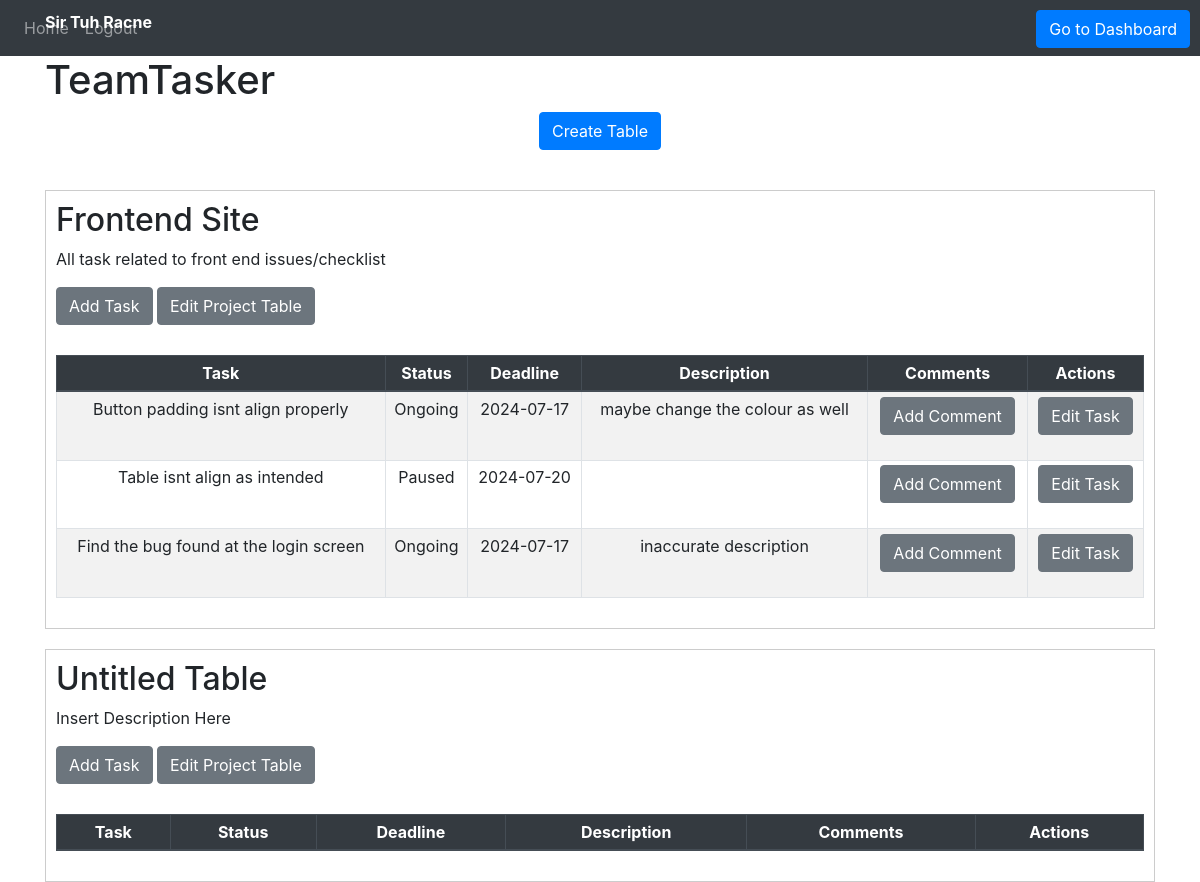
The app's page /taskmanagement?project_id=6 (signed in) with its own data.
### Website/models.py (models this page shows)
class User(db.Model, UserMixin):
    id = db.Column(db.Integer, primary_key=True)
    email = db.Column(db.String(150), unique=True)
    password = db.Column(db.String(150))
    first_name = db.Column(db.String(150))
    notes = db.relationship('Note', foreign_keys='Note.user_id')
    tasks = db.relationship('Task', foreign_keys='Task.user_id')
    comments = db.relationship('Comment', foreign_keys='Comment.user_id')
    project_tables = db.relationship('Projecttable', foreign_keys='Projecttable.user_id')
    project = db.relationship('Project',foreign_keys='Project.user_id')
    shared_project = db.relationship('SharedProject',foreign_keys='SharedProject.shared_user_id')

class Project(db.Model):
    id = db.Column(db.Integer, primary_key=True)
    name = db.Column(db.String(10000))
    description = db.Column(db.String(10000))
    user_id = db.Column(db.Integer, db.ForeignKey('user.id'))
    projecttable = db.relationship('Projecttable', backref='project', foreign_keys='Projecttable.project_id')
    shared_project_id = db.relationship('SharedProject', foreign_keys='SharedProject.project_id')
    shared_project_name = db.relationship('SharedProject', foreign_keys='SharedProject.project_name')

class Projecttable(db.Model):
    id = db.Column(db.Integer, primary_key=True)
    name = db.Column(db.String(10000))
    description = db.Column(db.String(10000))
    user_id = db.Column(db.Integer, db.ForeignKey('user.id'))
    project_id = db.Column(db.Integer, db.ForeignKey('project.id'))
    tasks = db.relationship('Task', backref='projecttable', foreign_keys='Task.projecttable_id')

class Task(db.Model):
    id = db.Column(db.Integer, primary_key=True)
    task_name = db.Column(db.String(10000))
    task_status = db.Column(db.String(10000))
    deadline = db.Column(db.String(10000))
    description = db.Column(db.String(10000))
    user_id = db.Column(db.Integer, db.ForeignKey('user.id'))
    comment_id = db.Column(db.Integer, db.ForeignKey('comment.id'))
    projecttable_id = db.Column(db.Integer, db.ForeignKey('projecttable.id'))
    comment = db.relationship('Comment', backref='Task', foreign_keys='Comment.tasks_id')

### Website/views.py (the view, shortened to what this page needs)
@views.route('/taskmanagement', methods=['GET', 'POST'])
@login_required
def home():
    project_id = request.args.get('project_id')
    if project_id:
        project_id = int(project_id)
    projects = Project.query.filter_by(id=project_id).first()
    projecttables = Projecttable.query.filter_by(project_id=project_id).all()
    shared_projects = SharedProject.query.filter_by(project_id=project_id).all()
    shared_user_ids = [shared_project.shared_user_id for shared_project in shared_projects]
    shared_users = User.query.filter(User.id.in_(shared_user_ids)).all()
    project_tables = Projecttable.query.filter_by(project_id=project_id).all()
    projecttable_id = [projecttable.id for projecttable in project_tables]
    group_task = Task.query.filter(Task.projecttable_id.in_(projecttable_id)).all()
    task_id = [task.id for task in group_task]
    tasks_id = request.args.get('tasks_id')
    comments = Comment.query.filter(Comment.tasks_id.in_(task_id)).all()
    print("Shared Projects:")
    for shared_project in shared_projects:
        print(f"Shared Project ID: {shared_project.project_id}, Name: {shared_project.project_name}")
    return render_template("home.html", user=current_user,project_id = project_id,projecttables=projecttables,
                           shared_projects=shared_projects,shared_users=shared_users,comments=comments,
                           projects=projects)

### Website/__init__.py (called while the page is built)
def create_app():
    app = Flask(__name__, static_folder='static')
    app.config['SECRET_KEY'] = 'hjshjhdjah kjshkjdhjs'
    app.config['SQLALCHEMY_DATABASE_URI'] = f'sqlite:///{DB_NAME}'
    db.init_app(app)
    from .views import views
    from .auth import auth
    app.register_blueprint(views, url_prefix='/')
    app.register_blueprint(auth, url_prefix='/')
    from .models import User, Note
    with app.app_context():
        db.create_all()
    login_manager = LoginManager()
    login_manager.login_view = 'auth.login'
    login_manager.init_app(app)
    @login_manager.user_loader
    def load_user(id):
        return User.query.get(int(id))
    return app

### Website/templates/home.html (shortened to what this page needs)
{% extends "base.html" %}
{% block content %}
<div class="text" style="position: absolute; top: 10px; text-align: center; font-weight: bold; color: white;" >{{user.first_name}}</div>
<h1>{{ projects.name }}</h1>
<ul class="list-group list-group-flush" id="notes">
  <form method="POST">
  <button  class="btn btn-primary" style="position: absolute; top: 10px; right: 10px;" name = "nav_dashboard">Go to Dashboard</button>
  </form>
</ul>
<div>
  <form method="POST">
  <div align="center">
    <button type="submit" class="btn btn-primary" name="create_table">Create Table</button>
  </div>
  </form>
  {% for projecttable in projecttables %}
  {% if projecttable.project_id == project_id %}
  <div style="border: 1px solid #ccc; padding: 10px; margin-top: 20px;">
  <form method="POST">
    <div class="project-table-container">
    <h2>{{ projecttable.name }}</h2>
    <p>{{ projecttable.description }}</p>
    <button type="button" class="btn btn-secondary" data-toggle="modal" data-target="#addTaskModal" onclick="setProjectId({{ projecttable.id }})">Add Task</button>
    <button type="button" class="btn btn-secondary" onclick="editProjectTable('{{ projecttable.id }}', '{{ projecttable.name }}', '{{ projecttable.description }}')"
    data-toggle="modal" data-target="#editProjectTableModal">
      Edit Project Table
    </button>
    <table class="table table-striped table-bordered table-hover table-sm">
      <thead class="thead-dark">
        <tr>
          <th>Task</th>
          <th>Status</th>
          <th>Deadline</th>
          <th>Description</th>
          <th>Comments</th>
          <th>Actions</th>
        </tr>
      </thead>
      <tbody>
        {% for task in projecttable.tasks %}
          <tr>
            <td>{{ task.task_name }}</td>
            <td>{{ task.task_status }}</td>
            <td>{{ task.deadline }}</td>
            <td>{{ task.description }}</td>
            <td>
              <button type="button" class="btn btn-secondary" data-toggle="modal" data-target="#commentModal" onclick="populateComments('{{ task.id }}')">Add Comment</button>
            </td>
            <td>
              <button type="button" class="btn btn-secondary" data-toggle="modal" data-target="#editTaskModal"
                onclick="editTask('{{ task.id }}', '{{ task.task_name }}', '{{ task.task_status }}', '{{ task.deadline }}', '{{ task.description }}')">
                Edit Task
              </button>
            </td>
          </tr>
        {% endfor %}
      </tbody>
    </table>
    </div>
  </form>
  </div>
{% endif %}
{% endfor %}
{% endblock %}

### Website/static/teamtasker.css (style rules this page uses)
table { border-collapse: collapse; margin: 10px 0; width: 80%; }
table, th, td { border: 1px solid black; }
th, td { padding: 8px; text-align: center; }
button { padding: 10px 20px; font-size: 16px; margin-bottom: 20px; }
.project-table-container { margin-bottom: 20px; }

### records on screen
User: first_name "Sir Tuh Racne"
Project: name "TeamTasker"
Projecttable: name "Frontend Site", description "All task related to front end issues/checklist"
Task: task_name "Button padding isnt align properly", task_status "Ongoing", deadline "2024-07-17", description "maybe change the colour as well"
Task: task_name "Table isnt align as intended", task_status "Paused", deadline "2024-07-20"
Task: task_name "Find the bug found at the login screen", task_status "Ongoing", deadline "2024-07-17", description "inaccurate description"
Projecttable: name "Untitled Table", description "Insert Description Here"
